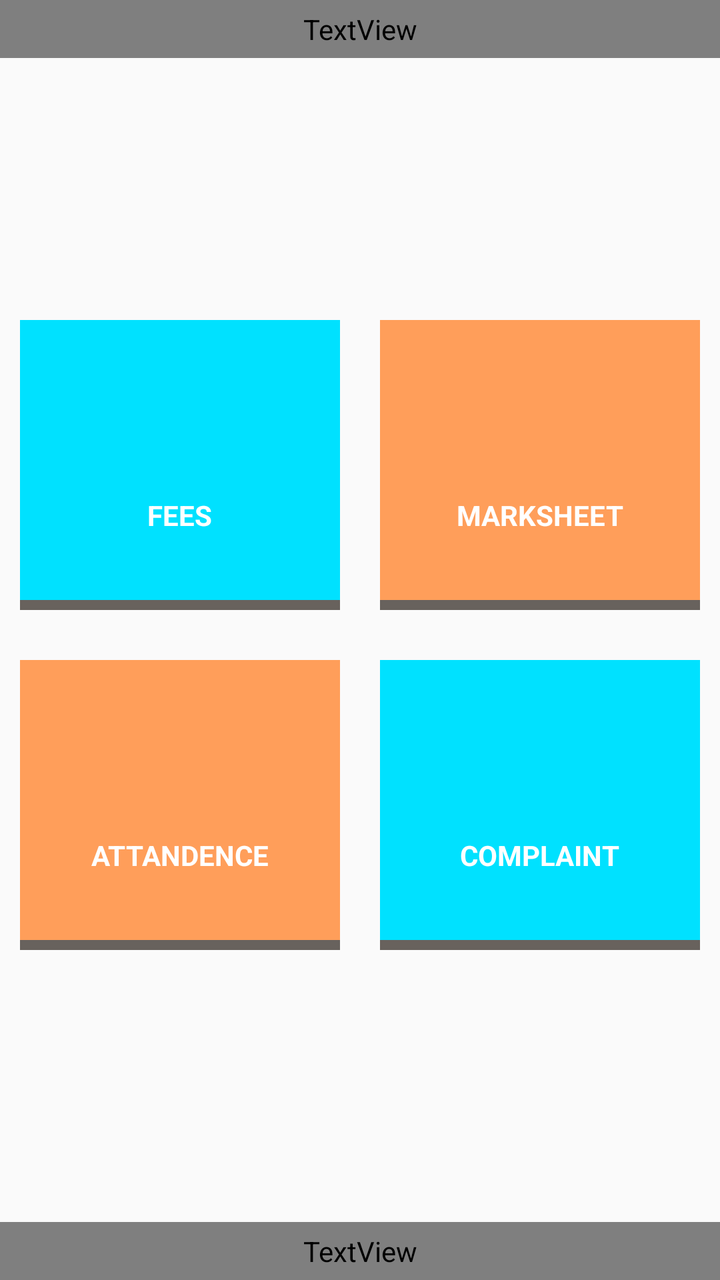
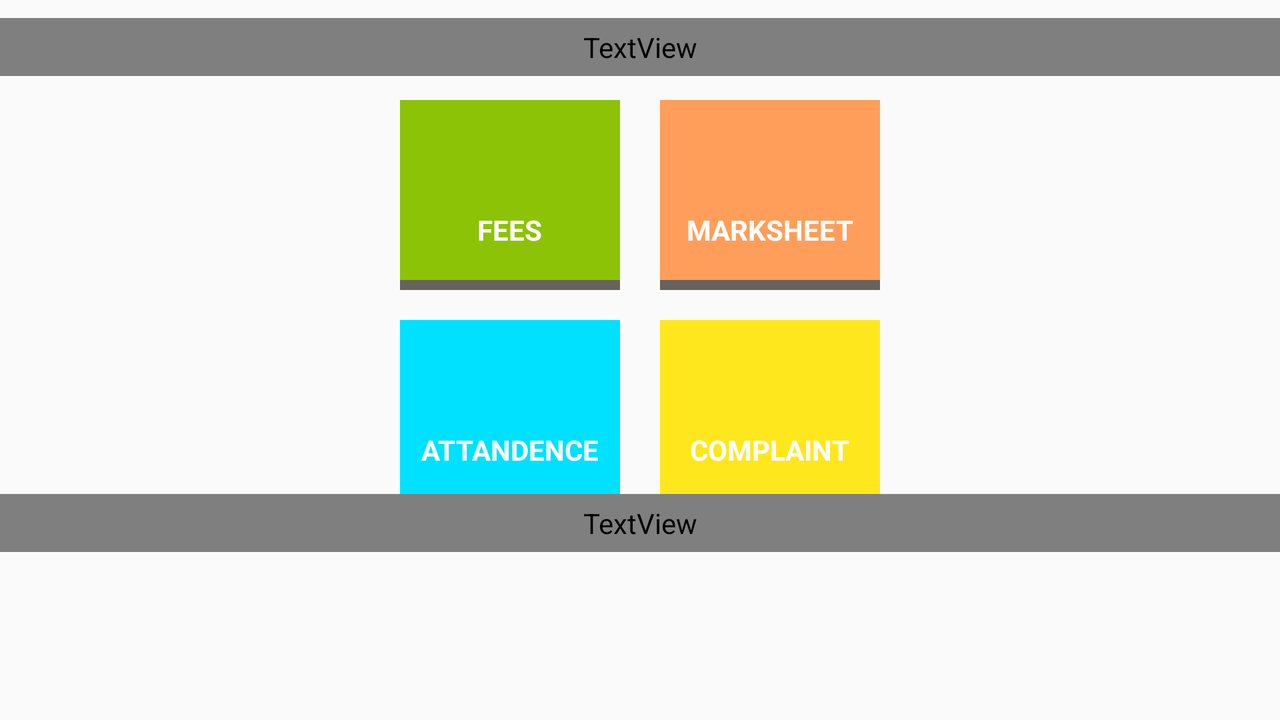

An Android layout and its configuration variant, each rendered on a device that would load it. The default file and the variant file are quoted in full after the pictures.
<!-- AndroidManifest.xml: application theme AppTheme -->
<!-- res/layout/fragment_admission.xml -->
<LinearLayout xmlns:android="http://schemas.android.com/apk/res/android"
    xmlns:tools="http://schemas.android.com/tools"
    android:layout_width="match_parent"
    android:layout_height="match_parent"
    android:orientation="vertical"
    tools:context=".fragment.Dashboard">

    <RelativeLayout
        android:layout_width="match_parent"
        android:layout_height="wrap_content">

        <RelativeLayout
            android:layout_width="match_parent"
            android:layout_height="wrap_content">

            <TextView
                android:id="@+id/institute_name"
                android:layout_width="match_parent"
                android:layout_height="wrap_content"
                android:ellipsize="marquee"
                android:focusable="true"
                android:focusableInTouchMode="true"
                android:fontFamily="fonts/Roboto_Medium.ttf"
                android:gravity="center"
                android:marqueeRepeatLimit="marquee_forever"
                android:padding="5dp"
                android:scrollHorizontally="true"
                android:singleLine="true"
                android:textAllCaps="false"
                android:textColor="@color/dashboard_institute_name"
                android:textSize="@dimen/text_view_main_font_size" />
        </RelativeLayout>

        <LinearLayout
            android:layout_width="match_parent"
            android:layout_height="match_parent"
            android:gravity="center"
            android:orientation="vertical">

            <LinearLayout
                android:layout_width="match_parent"
                android:layout_height="wrap_content"
                android:gravity="center"
                android:orientation="vertical">

                <LinearLayout
                    android:layout_width="wrap_content"
                    android:layout_height="wrap_content"
                    android:orientation="horizontal">

                    <LinearLayout
                        android:id="@+id/layout_classmates"
                        android:layout_width="160dp"
                        android:layout_height="150dp"
                        android:layout_margin="10dp"
                        android:orientation="vertical">

                        <LinearLayout
                            android:layout_width="match_parent"
                            android:layout_height="140dp"
                            android:background="@color/dashboard_fees_layout_top"
                            android:gravity="center"
                            android:orientation="vertical">

                            <ImageView
                                android:id="@+id/dashboard_classmates"
                                android:layout_width="50dp"
                                android:layout_height="50dp"
                                android:src="@drawable/image_fees_selector" />

                            <TextView
                                android:layout_width="wrap_content"
                                android:layout_height="wrap_content"
                                android:layout_marginTop="5dp"
                                android:text="@string/dashboard_fees"
                                android:textAllCaps="true"
                                android:textColor="@color/button_foreground"
                                android:textStyle="bold" />
                        </LinearLayout>

                        <LinearLayout
                            android:layout_width="match_parent"
                            android:layout_height="5dp"
                            android:background="@color/dashboard_fees_layout_bottom"></LinearLayout>
                    </LinearLayout>

                    <LinearLayout
                        android:id="@+id/layout_attendance"
                        android:layout_width="160dp"
                        android:layout_height="150dp"
                        android:layout_margin="10dp"
                        android:orientation="vertical">

                        <LinearLayout
                            android:layout_width="match_parent"
                            android:layout_height="140dp"
                            android:background="@color/dashboard_marksheet_layout_top"
                            android:gravity="center"
                            android:orientation="vertical">

                            <ImageView
                                android:id="@+id/dashboard_attendance"
                                android:layout_width="50dp"
                                android:layout_height="50dp"
                                android:src="@drawable/image_marksheet_selector" />

                            <TextView
                                android:layout_width="wrap_content"
                                android:layout_height="wrap_content"
                                android:layout_marginTop="5dp"
                                android:text="@string/dashboard_marksheet"
                                android:textAllCaps="true"
                                android:textColor="@color/button_foreground"
                                android:textStyle="bold" />
                        </LinearLayout>

                        <LinearLayout
                            android:layout_width="match_parent"
                            android:layout_height="5dp"
                            android:background="@color/dashboard_marksheet_layout_bottom"></LinearLayout>
                    </LinearLayout>
                </LinearLayout>

                <LinearLayout
                    android:layout_width="wrap_content"
                    android:layout_height="wrap_content"
                    android:orientation="horizontal">

                    <LinearLayout
                        android:id="@+id/layout_holidays"
                        android:layout_width="160dp"
                        android:layout_height="150dp"
                        android:layout_margin="10dp"
                        android:orientation="vertical">

                        <LinearLayout
                            android:layout_width="match_parent"
                            android:layout_height="140dp"
                            android:background="@color/dashboard_attandance_layout_top"
                            android:gravity="center"
                            android:orientation="vertical">

                            <ImageView
                                android:id="@+id/dashboard_holidays"
                                android:layout_width="50dp"
                                android:layout_height="50dp"
                                android:src="@drawable/image_attendance_selector"
                                />

                            <TextView
                                android:layout_width="wrap_content"
                                android:layout_height="wrap_content"
                                android:layout_marginTop="5dp"
                                android:text="@string/dashboard_attandence"
                                android:textAllCaps="true"
                                android:textColor="@color/button_foreground"
                                android:textStyle="bold" />
                        </LinearLayout>

                        <LinearLayout
                            android:layout_width="match_parent"
                            android:layout_height="5dp"
                            android:background="@color/dashboard_attandance_layout_bottom"></LinearLayout>
                    </LinearLayout>

                    <LinearLayout
                        android:id="@+id/layout_fees"
                        android:layout_width="160dp"
                        android:layout_height="150dp"
                        android:layout_margin="10dp"
                        android:orientation="vertical">

                        <LinearLayout
                            android:layout_width="match_parent"
                            android:layout_height="140dp"
                            android:background="@color/dashboard_complaint_layout_top"
                            android:gravity="center"
                            android:orientation="vertical">

                            <ImageView
                                android:id="@+id/dashboard_fees"
                                android:layout_width="50dp"
                                android:layout_height="50dp"
                                android:src="@drawable/image_complaint_selector" />

                            <TextView
                                android:layout_width="wrap_content"
                                android:layout_height="wrap_content"
                                android:layout_marginTop="5dp"
                                android:text="@string/dashboard_complaint"
                                android:textAllCaps="true"
                                android:textColor="@color/button_foreground"
                                android:textStyle="bold" />

                        </LinearLayout>

                        <LinearLayout
                            android:layout_width="match_parent"
                            android:layout_height="5dp"
                            android:background="@color/dashboard_complaint_layout_bottom"></LinearLayout>
                    </LinearLayout>
                </LinearLayout>
            </LinearLayout>
        </LinearLayout>

        <RelativeLayout
            android:layout_width="match_parent"
            android:layout_height="wrap_content">

            <TextView
                android:id="@+id/updated_date"
                android:layout_width="match_parent"
                android:layout_height="wrap_content"
                android:layout_alignParentBottom="true"
                android:fontFamily="fonts/Roboto_Medium.ttf"
                android:gravity="center"
                android:padding="5dp"
                android:text="@string/data_last_updated"
                android:textAllCaps="false"
                android:textColor="@color/dashboard_institute_name"
                android:textSize="@dimen/text_view_font_size" />

        </RelativeLayout>
    </RelativeLayout>
</LinearLayout>
<!-- resources referenced by this layout -->
<resources>
  <color name="button_foreground">#fff</color>
  <color name="dashboard_attandance_layout_bottom">#68625d</color>
  <color name="dashboard_attandance_layout_top">#ff9e5a</color>
  <color name="dashboard_complaint_layout_bottom">#68625d</color>
  <color name="dashboard_complaint_layout_top">#00e1ff</color>
  <color name="dashboard_fees_layout_bottom">#68625d</color>
  <color name="dashboard_fees_layout_top">#00e1ff</color>
  <color name="dashboard_institute_name">#4ba0fe</color>
  <color name="dashboard_marksheet_layout_bottom">#68625d</color>
  <color name="dashboard_marksheet_layout_top">#ff9e5a</color>
  <dimen name="text_view_font_size">12sp</dimen>
  <dimen name="text_view_main_font_size">18dp</dimen>
  <string name="dashboard_attandence">ATTANDENCE</string>
  <string name="dashboard_complaint">COMPLAINT</string>
  <string name="dashboard_fees">FEES</string>
  <string name="dashboard_marksheet">MARKSHEET</string>
  <string name="data_last_updated">Last Updated : </string>
  <style name="AppTheme" parent="Theme.AppCompat.Light.DarkActionBar">
          
          <item name="colorPrimary">@color/colorPrimary</item>
          <item name="colorPrimaryDark">@color/colorPrimaryDark</item>
          <item name="colorAccent">@color/colorAccent</item>
      </style>
  <color name="colorPrimary">#3494fe</color>
  <color name="colorPrimaryDark">#1b80ef</color>
  <color name="colorAccent">#8d8d8d</color>
</resources>
<!-- res/layout-land/fragment_admission.xml (the repository's variant of the layout above) -->
<!-- drawn on the phone turned sideways -->
<LinearLayout xmlns:android="http://schemas.android.com/apk/res/android"
    xmlns:tools="http://schemas.android.com/tools"
    android:layout_width="match_parent"
    android:layout_height="match_parent"
    android:orientation="vertical"
    tools:context=".fragment.Dashboard">

    <ScrollView
        android:layout_width="match_parent"
        android:layout_height="wrap_content"
        android:scrollbars="none">

        <RelativeLayout
            android:layout_width="match_parent"
            android:layout_height="wrap_content">

            <RelativeLayout
                android:layout_width="match_parent"
                android:layout_height="wrap_content"
                android:layout_alignTop="@+id/relative_lay2">

                <TextView
                    android:id="@+id/institute_name"
                    android:layout_width="fill_parent"
                    android:layout_height="wrap_content"
                    android:layout_marginTop="9dp"
                    android:ellipsize="marquee"
                    android:fadingEdge="horizontal"
                    android:focusable="true"
                    android:focusableInTouchMode="true"
                    android:fontFamily="fonts/Roboto_Medium.ttf"
                    android:gravity="center"
                    android:lines="1"
                    android:marqueeRepeatLimit="marquee_forever"
                    android:padding="5dp"
                    android:scrollHorizontally="true"
                    android:textAllCaps="false"
                    android:textColor="@color/dashboard_institute_name"
                    android:textSize="@dimen/text_view_main_font_size" />
            </RelativeLayout>

            <RelativeLayout
                android:id="@+id/relative_lay2"
                android:layout_width="match_parent"
                android:layout_height="fill_parent"
                android:gravity="center"
                android:paddingTop="40dp"
                android:paddingBottom="@dimen/activity_horizontal_margin">

                <LinearLayout
                    android:layout_width="match_parent"
                    android:layout_height="wrap_content"
                    android:gravity="center"
                    android:orientation="vertical">

                    <LinearLayout
                        android:layout_width="wrap_content"
                        android:layout_height="wrap_content"
                        android:orientation="horizontal">

                        <LinearLayout
                            android:id="@+id/layout_classmates"
                            android:layout_width="110dp"
                            android:layout_height="100dp"
                            android:layout_margin="10dp"
                            android:orientation="vertical">

                            <LinearLayout
                                android:layout_width="match_parent"
                                android:layout_height="90dp"
                                android:background="@color/attendance_present"
                                android:gravity="center"
                                android:orientation="vertical">

                                <ImageView
                                    android:id="@+id/dashboard_classmates"
                                    android:layout_width="35dp"
                                    android:layout_height="35dp"
                                    android:src="@drawable/image_fees_selector" />

                                <TextView
                                    android:layout_width="wrap_content"
                                    android:layout_height="wrap_content"
                                    android:layout_marginTop="5dp"
                                    android:text="@string/dashboard_fees"
                                    android:textAllCaps="true"
                                    android:textColor="@color/button_foreground"
                                    android:textStyle="bold" />
                            </LinearLayout>

                            <LinearLayout
                                android:layout_width="match_parent"
                                android:layout_height="5dp"
                                android:background="@color/dashboard_fees_layout_bottom"></LinearLayout>
                        </LinearLayout>

                        <LinearLayout
                            android:id="@+id/layout_attendance"
                            android:layout_width="110dp"
                            android:layout_height="100dp"
                            android:layout_margin="10dp"
                            android:orientation="vertical">

                            <LinearLayout
                                android:layout_width="match_parent"
                                android:layout_height="90dp"
                                android:background="@color/dashboard_marksheet_layout_top"
                                android:gravity="center"
                                android:orientation="vertical">

                                <ImageView
                                    android:id="@+id/dashboard_attendance"
                                    android:layout_width="35dp"
                                    android:layout_height="35dp"
                                    android:src="@drawable/image_marksheet_selector" />

                                <TextView
                                    android:layout_width="wrap_content"
                                    android:layout_height="wrap_content"
                                    android:layout_marginTop="5dp"
                                    android:text="@string/dashboard_marksheet"
                                    android:textAllCaps="true"
                                    android:textColor="@color/button_foreground"
                                    android:textStyle="bold" />
                            </LinearLayout>

                            <LinearLayout
                                android:layout_width="match_parent"
                                android:layout_height="5dp"
                                android:background="@color/dashboard_marksheet_layout_bottom"></LinearLayout>
                        </LinearLayout>
                    </LinearLayout>

                    <LinearLayout
                        android:layout_width="wrap_content"
                        android:layout_height="wrap_content"
                        android:orientation="horizontal">

                        <LinearLayout
                            android:id="@+id/layout_holidays"
                            android:layout_width="110dp"
                            android:layout_height="100dp"
                            android:orientation="vertical">

                            <LinearLayout
                                android:layout_width="match_parent"
                                android:layout_height="90dp"
                                android:background="@color/dashboard_complaint_layout_top"
                                android:gravity="center"
                                android:orientation="vertical">

                                <ImageView
                                    android:id="@+id/dashboard_holidays"
                                    android:layout_width="35dp"
                                    android:layout_height="35dp"
                                    android:src="@drawable/image_attendance_selector" />

                                <TextView
                                    android:layout_width="wrap_content"
                                    android:layout_height="wrap_content"
                                    android:layout_marginTop="5dp"
                                    android:text="@string/dashboard_attandence"
                                    android:textAllCaps="true"
                                    android:textColor="@color/button_foreground"
                                    android:textStyle="bold" />
                            </LinearLayout>

                            <LinearLayout
                                android:layout_width="match_parent"
                                android:layout_height="5dp"
                                android:background="@color/dashboard_attandance_layout_bottom"></LinearLayout>
                        </LinearLayout>

                        <LinearLayout
                            android:id="@+id/layout_fees"
                            android:layout_width="110dp"
                            android:layout_height="100dp"
                            android:layout_marginLeft="20dp"
                            android:orientation="vertical">

                            <LinearLayout
                                android:layout_width="match_parent"
                                android:layout_height="90dp"
                                android:background="@color/attendance_half_day"
                                android:gravity="center"
                                android:orientation="vertical">

                                <ImageView
                                    android:id="@+id/dashboard_fees"
                                    android:layout_width="35dp"
                                    android:layout_height="35dp"
                                    android:src="@drawable/image_complaint_selector" />

                                <TextView
                                    android:layout_width="wrap_content"
                                    android:layout_height="wrap_content"
                                    android:layout_marginTop="5dp"
                                    android:text="@string/dashboard_complaint"
                                    android:textAllCaps="true"
                                    android:textColor="@color/button_foreground"
                                    android:textStyle="bold" />

                            </LinearLayout>

                            <LinearLayout
                                android:layout_width="match_parent"
                                android:layout_height="5dp"
                                android:background="@color/dashboard_complaint_layout_bottom"></LinearLayout>
                        </LinearLayout>
                    </LinearLayout>
                </LinearLayout>
            </RelativeLayout>

            <RelativeLayout
                android:layout_width="match_parent"
                android:layout_height="wrap_content"
                android:layout_marginTop="@dimen/activity_horizontal_margin"
                android:layout_alignBottom="@+id/relative_lay2">

                <TextView
                    android:id="@+id/last_update"
                    android:layout_width="match_parent"
                    android:layout_height="wrap_content"
                    android:layout_alignParentBottom="true"
                    android:fontFamily="fonts/Roboto_Medium.ttf"
                    android:gravity="center"
                    android:padding="5dp"
                    android:text="@string/data_last_updated"
                    android:textAllCaps="false"
                    android:textColor="@color/dashboard_institute_name"
                    android:textSize="@dimen/text_view_font_size" />

            </RelativeLayout>
        </RelativeLayout>
    </ScrollView>
</LinearLayout>
<!-- resources referenced by the variant -->
<!-- as the phone turned sideways resolves them -->
<resources>
  <color name="attendance_half_day">#ffe71e</color>
  <color name="attendance_present">#8cc307</color>
  <color name="button_foreground">#fff</color>
  <color name="dashboard_attandance_layout_bottom">#68625d</color>
  <color name="dashboard_complaint_layout_bottom">#68625d</color>
  <color name="dashboard_complaint_layout_top">#00e1ff</color>
  <color name="dashboard_fees_layout_bottom">#68625d</color>
  <color name="dashboard_institute_name">#4ba0fe</color>
  <color name="dashboard_marksheet_layout_bottom">#68625d</color>
  <color name="dashboard_marksheet_layout_top">#ff9e5a</color>
  <dimen name="activity_horizontal_margin">16dp</dimen>
  <dimen name="text_view_font_size">12sp</dimen>
  <dimen name="text_view_main_font_size">18dp</dimen>
  <string name="dashboard_attandence">ATTANDENCE</string>
  <string name="dashboard_complaint">COMPLAINT</string>
  <string name="dashboard_fees">FEES</string>
  <string name="dashboard_marksheet">MARKSHEET</string>
  <string name="data_last_updated">Last Updated : </string>
  <style name="AppTheme" parent="Theme.AppCompat.Light.DarkActionBar">
          
          <item name="colorPrimary">@color/colorPrimary</item>
          <item name="colorPrimaryDark">@color/colorPrimaryDark</item>
          <item name="colorAccent">@color/colorAccent</item>
      </style>
  <color name="colorPrimary">#3494fe</color>
  <color name="colorPrimaryDark">#1b80ef</color>
  <color name="colorAccent">#8d8d8d</color>
</resources>
